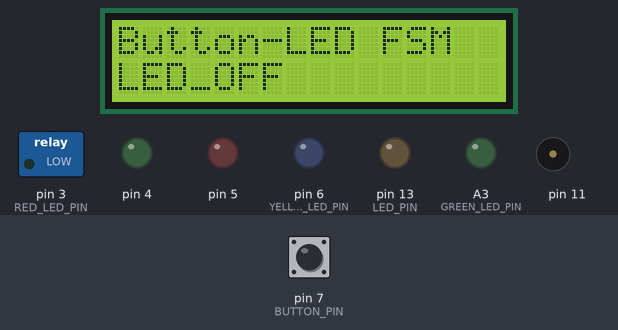
Bench run of a program on a simulated Arduino Mega 2560, built with avr-gcc and run on an emulated ATmega2560. On the bench: 16×2 character LCD, switched loads named in the program (green lamp = pin HIGH), output pins drawn as LEDs (lit = HIGH), buzzer (waves = sounding). Inputs (shaded band) come from the test bench; at power-on: pin 7 (BUTTON_PIN) HIGH. What the program prints to the serial monitor is not drawn.

Above: at 0.9 s.
1.0 s: pin 7 (BUTTON_PIN) pulled LOW for 1 s
At 2.3 s:
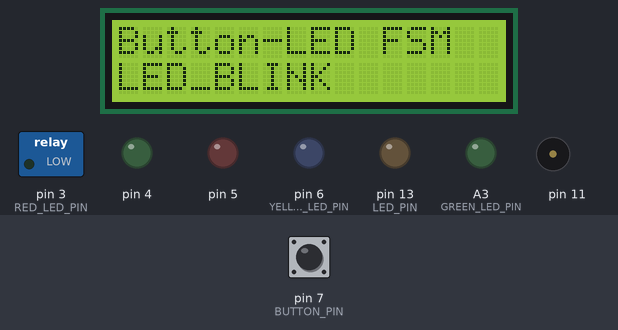
2.6 s: pin 7 (BUTTON_PIN) pulled LOW for 3.2 s
At 7.0 s:
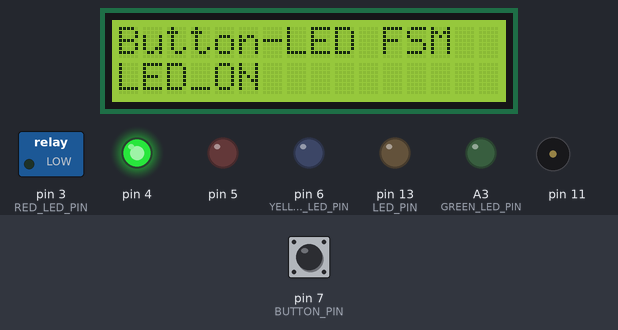
7.5 s: pin 7 (BUTTON_PIN) pulled LOW for 0.15 s
At 7.79 s:
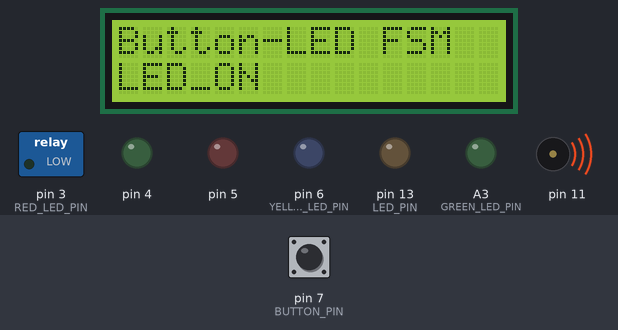
9.3 s: pin 7 (BUTTON_PIN) pulled LOW for 0.15 s
At 9.59 s:
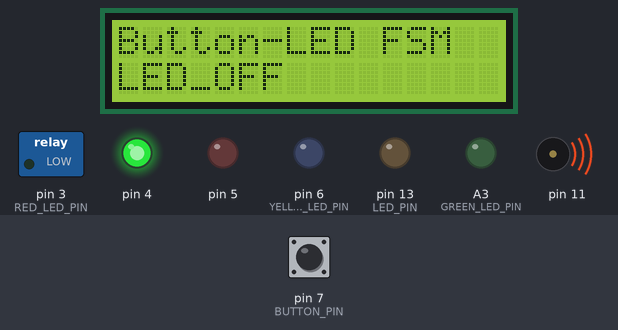
Timing chart, 0 to 12.1 s (numbered marks = the images above; inputs shaded):
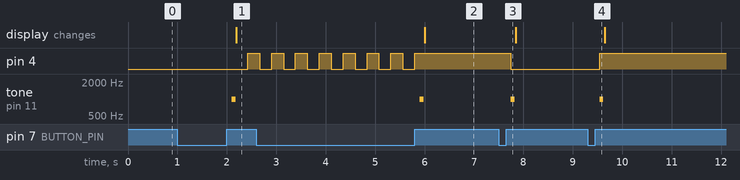

Measured:
- after the input at 1.0 s, pin 4: LOW → HIGH after 1.4 s; tone on pin 11: silent → 1000 Hz after 1.1 s, → silent 0.08 s later; the display: changes after 1.2 s (image 1)
- after the input at 2.6 s, pin 4: goes on until 5.8 s, then stays HIGH; tone on pin 11: silent → 1000 Hz after 3.3 s, → silent 0.08 s later; the display: changes after 3.4 s (image 2)
- after the input at 7.5 s, pin 4: HIGH → LOW after 0.24 s; tone on pin 11: silent → 1000 Hz after 0.24 s, → silent 0.08 s later
- after the input at 9.3 s, pin 4: LOW → HIGH after 0.24 s; tone on pin 11: silent → 1000 Hz after 0.24 s, → silent 0.08 s later

The program:

main.cpp
```cpp
#include <Arduino.h>

#include "Lab1_1/Lab1_1.h"
#include "Lab1_2/Lab1_2.h"
#include "Lab2_1/Lab2_1.h"
#include "Lab2_2/Lab2_2.h"
#include "Lab3_1/Lab3_1.h"
#include "Lab3_2/Lab3_2.h"
#include "Lab4_1/Lab4_1.h"
#include "Lab4_2/Lab4_2.h"
#include "Lab5_1/Lab5_1.h"
#include "Lab5_2/Lab5_2.h"
#include "Lab6_1/Lab6_1.h"

#define ACTIVE_LAB 11

void setup()
{
#if ACTIVE_LAB == 1
    lab11Setup();
#elif ACTIVE_LAB == 2
    lab12Setup();
#elif ACTIVE_LAB == 3
    lab21Setup();
#elif ACTIVE_LAB == 4
    lab22Setup();
#elif ACTIVE_LAB == 5
    lab31Setup();
#elif ACTIVE_LAB == 6
    lab32Setup();
#elif ACTIVE_LAB == 7
    lab41Setup();
#elif ACTIVE_LAB == 8
    lab42Setup();
#elif ACTIVE_LAB == 9
    lab51Setup();
#elif ACTIVE_LAB == 10
    lab52Setup();
#elif ACTIVE_LAB == 11
    lab61Setup();
#endif
}

void loop()
{
#if ACTIVE_LAB == 1
    lab11Loop();
#elif ACTIVE_LAB == 2
    lab12Loop();
#elif ACTIVE_LAB == 3
    lab21Loop();
#elif ACTIVE_LAB == 4
    lab22Loop();
#elif ACTIVE_LAB == 5
    lab31Loop();
#elif ACTIVE_LAB == 6
    lab32Loop();
#elif ACTIVE_LAB == 7
    lab41Loop();
#elif ACTIVE_LAB == 8
    lab42Loop();
#elif ACTIVE_LAB == 9
    lab51Loop();
#elif ACTIVE_LAB == 10
    lab52Loop();
#elif ACTIVE_LAB == 11
    lab61Loop();
#endif
}
```

Debug.h
```cpp
// Debug module lives in lib/Debug/ — this file exists only because
// include/ is resolved before lib/ in PlatformIO's include path.
#pragma once
#include "../lib/Debug/Debug.h"
```

Lab1_1.cpp
```cpp
#include "Lab1_1.h"

#include <Arduino.h>
#include <string.h>
#include <Serial.h>
#include <Led.h>

#define LED_PIN        13
#define CMD_BUFFER_SIZE 20

static Led led(LED_PIN);

void lab11Setup()
{
    serialInit(9600);
    serialPrint("System Ready!");
    serialPrint("Send 'led on' or 'led off'");
}

void lab11Loop()
{
    char command[CMD_BUFFER_SIZE];

    if (serialReadCommand(command, sizeof(command)))
    {
        if (strcmp(command, "led on") == 0)
        {
            led.turnOn();
            serialPrint("LED is now ON");
        }
        else if (strcmp(command, "led off") == 0)
        {
            led.turnOff();
            serialPrint("LED is now OFF");
        }
        else
        {
            serialPrint("Invalid command! Use 'led on' or 'led off'");
        }
    }
}
```

Lab1_1.h
```cpp
#ifndef LAB1_1_H
#define LAB1_1_H

void lab11Setup();
void lab11Loop();

#endif
```

Lab1_2.cpp
```cpp
#include "Lab1_2.h"

#include <Arduino.h>
#include <string.h>
#include <Lcd.h>
#include <KeypadInput.h>
#include <Led.h>
#include <Debug.h>

#define GREEN_LED_PIN A3
#define RED_LED_PIN 3 // A4 and A5 are reserved for I2C (SDA/SCL)
#define CODE_LENGTH 4
#define RESULT_DELAY 2000

static const char secretCode[CODE_LENGTH + 1] = "1234";

static Led greenLed(GREEN_LED_PIN);
static Led redLed(RED_LED_PIN);

void lab12Setup()
{
    dbg.begin(9600);
    dbg.print("[DEBUG] Lab 1.2 starting...");

    lcdInit();
    dbg.print("[DEBUG] LCD initialized");

    keypadInit();
    dbg.print("[DEBUG] Keypad initialized");

    // LED self-test: flash both LEDs once
    dbg.print("[DEBUG] LED self-test: green ON");
    greenLed.turnOn();
    delay(500);
    greenLed.turnOff();

    dbg.print("[DEBUG] LED self-test: red ON");
    redLed.turnOn();
    delay(500);
    redLed.turnOff();

    dbg.print("[DEBUG] Setup done. Waiting for keypad input...");
}

void lab12Loop()
{
    char inputCode[CODE_LENGTH + 1];

    // prompt user
    lcdClear();
    printf("Enter code:");
    lcdSetCursor(0, 1);

    // read exactly CODE_LENGTH keys via STDIO (stdin = keypad), confirm with '#'
    scanf("%4s", inputCode);
    dbg.printVal("[DEBUG] Full code entered: ", inputCode);

    // validate code and show result on LCD
    lcdClear();
    if (strcmp(inputCode, secretCode) == 0)
    {
        dbg.print("[DEBUG] Code VALID -> green LED on");
        printf("Access Granted!");
        greenLed.turnOn();
        redLed.turnOff();
    }
    else
    {
        dbg.print("[DEBUG] Code INVALID -> red LED on");
        printf("Access Denied!");
        greenLed.turnOff();
        redLed.turnOn();
    }

    delay(RESULT_DELAY);
    greenLed.turnOff();
    redLed.turnOff();
}
```

Lab1_2.h
```cpp
#ifndef LAB1_2_H
#define LAB1_2_H

void lab12Setup();
void lab12Loop();

#endif
```

Lab2_1.cpp
```cpp
#include "Lab2_1.h"

#include <Arduino.h>
#include <stdio.h>
#include <Serial.h>
#include <Led.h>
#include <Button.h>
#include <Scheduler.h>
#include <Signals.h>

// Pin assignments
#define GREEN_LED_PIN   4
#define RED_LED_PIN     5
#define YELLOW_LED_PIN  6
#define BUTTON_PIN      7

// Timing / scheduling constants
#define TASK1_REC_MS         50UL
#define TASK2_REC_MS         50UL
#define TASK3_REC_MS         10000UL

#define LED_FEEDBACK_TICKS   10    // 10 * 50 ms = 500 ms feedback window
#define BLINK_HALF_TICKS     2     //  2 * 50 ms = 100 ms half-period
#define SHORT_PRESS_BLINKS   5     // visible blinks for a short press
#define LONG_PRESS_BLINKS    10    // visible blinks for a long press

// LED handles
static Led greenLed(GREEN_LED_PIN);
static Led redLed(RED_LED_PIN);
static Led yellowLed(YELLOW_LED_PIN);

/*
   Task 1 — Button monitoring (recurrence: 50 ms, offset: 0 ms)
   PROVIDER: sig_pressEvent, sig_pressDuration, sig_pressIsShort

   Internal state (statics):
     feedbackTicks — counts down 50 ms ticks until green/red LED turns off
*/
static void task1ButtonMonitor(void)
{
    static int8_t feedbackTicks = 0;

    buttonUpdate();

    // turn off feedback LED after the window expires
    if (feedbackTicks > 0)
    {
        feedbackTicks--;
        if (feedbackTicks == 0)
        {
            greenLed.turnOff();
            redLed.turnOff();
        }
    }

    if (buttonWasPressed())
    {
        sig_pressDuration = buttonGetDuration();
        sig_pressIsShort  = buttonIsShortPress();
        sig_pressEvent    = true;   // consumed and cleared by Task 2

        if (sig_pressIsShort)
        {
            greenLed.turnOn();
            redLed.turnOff();
        }
        else
        {
            redLed.turnOn();
            greenLed.turnOff();
        }

        feedbackTicks = LED_FEEDBACK_TICKS;
    }
}

/*
 Task 2 — Statistics update + yellow LED blink (recurrence: 50 ms, offset: 5 ms)
   CONSUMER of sig_pressEvent from Task 1
   PROVIDER of sig_stat* for Task 3

   Internal state (statics):
     blinkHalfCycles  — total half-cycles remaining (2 per visible blink)
     blinkHalfTicks   — tick countdown for each half-cycle
*/
static void task2StatsAndBlink(void)
{
    static int16_t blinkHalfCycles = 0;  // remaining half-cycles
    static int8_t  blinkHalfTicks  = 0;  // ticks left in current half-cycle

    // consume press event produced by Task 1
    if (sig_pressEvent)
    {
        sig_pressEvent = false;

        sig_statTotal++;
        if (sig_pressIsShort)
        {
            sig_statShort++;
            sig_statShortTotalMs += sig_pressDuration;
            blinkHalfCycles = SHORT_PRESS_BLINKS * 2;
        }
        else
        {
            sig_statLong++;
            sig_statLongTotalMs += sig_pressDuration;
            blinkHalfCycles = LONG_PRESS_BLINKS * 2;
        }

        blinkHalfTicks = BLINK_HALF_TICKS;
        // LED starts OFF — the state machine below drives every half-cycle.
        // With blinkHalfCycles = N*2 and LED starting OFF:
        //   toggle 1: ON  | toggle 2: OFF  | ... | toggle N*2: OFF  -> N clean blinks.
        yellowLed.turnOff();
    }

    // non-blocking blink tick: advance one half-period counter per task call
    if (blinkHalfCycles > 0)
    {
        blinkHalfTicks--;
        if (blinkHalfTicks <= 0)
        {
            blinkHalfTicks = BLINK_HALF_TICKS;

            yellowLed.toggle();
            blinkHalfCycles--;

            if (blinkHalfCycles == 0)
            {
                yellowLed.turnOff();   // ensure LED is off (last toggle may leave it on)
            }
        }
    }
}

/*
Task 3 — Periodic STDIO report (recurrence: 10 000 ms, offset: 10 ms)
   CONSUMER of sig_stat* accumulated by Task 2; resets counters after printing
*/
static void task3Report(void)
{
    uint32_t totalMs = sig_statShortTotalMs + sig_statLongTotalMs;
    uint32_t avgMs   = (sig_statTotal > 0) ? (totalMs / sig_statTotal) : 0;

    printf("\n=== Report (10s) ===\n");
    printf("Total presses : %lu\n",    sig_statTotal);
    printf("Short presses : %lu\n",    sig_statShort);
    printf("Long  presses : %lu\n",    sig_statLong);
    printf("Avg duration  : %lu ms\n", avgMs);
    printf("====================\n");

    // reset counters so the next 10 s interval starts from zero
    sig_statTotal        = 0;
    sig_statShort        = 0;
    sig_statLong         = 0;
    sig_statShortTotalMs = 0;
    sig_statLongTotalMs  = 0;
}

// Scheduler task table
// Only func / recurrence / offset are set here.
// counter and ready are initialised to safe values by schedulerInit().
static Task s_tasks[] = {
    //  func                 recurrence (ms)   offset (ms)  counter  ready
    { task1ButtonMonitor,   TASK1_REC_MS,      0,           0,       false },
    { task2StatsAndBlink,   TASK2_REC_MS,      5,           0,       false },
    { task3Report,          TASK3_REC_MS,      10,          0,       false },
};

// Lab entry points
void lab21Setup(void)
{
    serialInit(9600);   // opens UART, redirects stdout / stdin

    buttonInit(BUTTON_PIN);

    schedulerInit(s_tasks, sizeof(s_tasks) / sizeof(s_tasks[0]));

    printf("Lab 2.1 ready. Press the button!\n");
    printf("T1: ButtonMonitor rec=%lums off=0ms\n",  TASK1_REC_MS);
    printf("T2: StatsAndBlink rec=%lums off=5ms\n",  TASK2_REC_MS);
    printf("T3: Report        rec=%lums off=10ms\n", TASK3_REC_MS);
}

void lab21Loop(void)
{
    schedulerDispatch();
}
```

Lab2_1.h
```cpp
#ifndef LAB2_1_H
#define LAB2_1_H

void lab21Setup();
void lab21Loop();

#endif
```

Lab2_2.cpp
```cpp
#include "Lab2_2.h"

#include <Arduino.h>
#include <stdio.h>
#include <Arduino_FreeRTOS.h>
#include <semphr.h>

#include <Serial.h>
#include <Button.h>
#include <Led.h>
#include <Signals.h>
#include <Stats.h>

// Pin assignments
#define GREEN_LED_PIN 4
#define RED_LED_PIN 5
#define YELLOW_LED_PIN 6
#define BUTTON_PIN 7

// Timing constants
#define TASK1_PERIOD_MS 50UL
#define TASK3_PERIOD_MS 10000UL

#define LED_FEEDBACK_MS 500UL // green / red on-time after press
#define BLINK_HALF_MS 100UL   // yellow half-period (on or off)
#define SHORT_PRESS_BLINKS 5  // number of visible blinks for short press
#define LONG_PRESS_BLINKS 10  // number of visible blinks for long press

// Synchronisation handles
// xPressEvent: binary semaphore - Task 1 gives, Task 2 takes.
// Replaces the volatile sig_pressEvent flag from Lab 2.1.
static SemaphoreHandle_t xPressEvent = NULL;

// LED handles
static Led greenLed(GREEN_LED_PIN);
static Led redLed(RED_LED_PIN);
static Led yellowLed(YELLOW_LED_PIN);

/*
   Task 1 - Button monitoring (sequential, vTaskDelayUntil 50 ms)
   PROVIDER:  writes sig_pressDuration, sig_pressIsShort then gives xPressEvent.
   All writes happen BEFORE xSemaphoreGive so Task 2 reads a consistent snapshot.
*/
static void taskButtonMonitor(void *pvParameters)
{
    (void)pvParameters;

    const TickType_t period = pdMS_TO_TICKS(TASK1_PERIOD_MS);
    TickType_t xLastWakeTime = xTaskGetTickCount();

    // offset = 0 ms for Task 1 (first to run, no delay needed)

    for (;;)
    {
        buttonUpdate();

        if (buttonWasPressed())
        {
            // write signals before giving semaphore (safe: T2 is blocked until give)
            sig_pressDuration = buttonGetDuration();
            sig_pressIsShort = buttonIsShortPress();

            // visual feedback - LED on; Task 1 turns it off after LED_FEEDBACK_MS
            if (sig_pressIsShort)
            {
                greenLed.turnOn();
                redLed.turnOff();
            }
            else
            {
                redLed.turnOn();
                greenLed.turnOff();
            }

            // schedule LED off after feedback window
            vTaskDelay(pdMS_TO_TICKS(LED_FEEDBACK_MS));
            greenLed.turnOff();
            redLed.turnOff();

            // signal Task 2
            xSemaphoreGive(xPressEvent);
        }

        vTaskDelayUntil(&xLastWakeTime, period);
    }
}

/*
   Task 2 - Statistics update + yellow LED blink   (event-driven)
   CONSUMER of xPressEvent from Task 1.
   PRODUCER: calls statsSetPress() (mutex-protected setter).
   Blocks on xSemaphoreTake(portMAX_DELAY) - wakes only when T1 signals.
   Uses vTaskDelay inside blink loop - simple and readable, no state machine
   needed because FreeRTOS yields the CPU during each delay.
*/
static void taskStatsAndBlink(void *pvParameters)
{
    (void)pvParameters;

    for (;;)
    {
        // block indefinitely until Task 1 signals a press event
        if (xSemaphoreTake(xPressEvent, portMAX_DELAY) == pdTRUE)
        {
            // read snapshot written by Task 1 before the Give
            bool isShort = sig_pressIsShort;
            uint32_t duration = sig_pressDuration;

            // update statistics under mutex
            statsSetPress(isShort, duration);

            // yellow LED blink sequence
            int blinks = isShort ? SHORT_PRESS_BLINKS : LONG_PRESS_BLINKS;
            yellowLed.turnOff();
            for (int i = 0; i < blinks * 2; i++)
            {
                yellowLed.toggle();
                vTaskDelay(pdMS_TO_TICKS(BLINK_HALF_MS));
            }
            yellowLed.turnOff();
        }
    }
}

/*
   Task 3 - Periodic report (sequential, vTaskDelayUntil 10 000 ms)
   CONSUMER: calls statsGetAndReset() - reads + zeros counters atomically.
   Reports via printf (STDIO redirected to UART by serialInit).
*/
static void taskReport(void *pvParameters)
{
    (void)pvParameters;

    // offset = 10 ms - ensures T1 fires at least once before first report
    vTaskDelay(pdMS_TO_TICKS(10));

    const TickType_t period = pdMS_TO_TICKS(TASK3_PERIOD_MS);
    TickType_t xLastWakeTime = xTaskGetTickCount();

    for (;;)
    {
        uint32_t total, shortCnt, longCnt, avgMs;
        statsGetAndReset(&total, &shortCnt, &longCnt, &avgMs);

        printf("\n=== Report (10s) ===\n");
        printf("Total presses : %lu\n", total);
        printf("Short presses : %lu\n", shortCnt);
        printf("Long  presses : %lu\n", longCnt);
        printf("Avg duration  : %lu ms\n", avgMs);
        printf("====================\n");

        vTaskDelayUntil(&xLastWakeTime, period);
    }
}

void lab22Setup(void)
{
    serialInit(9600);

    buttonInit(BUTTON_PIN);

    // create mutex inside Stats module and binary semaphore for press events
    statsInit();
    xPressEvent = xSemaphoreCreateBinary();

    // create tasks - all priority 1 (equal) to avoid unwanted preemption
    xTaskCreate(taskButtonMonitor, "T1-Btn", 256, NULL, 1, NULL);
    xTaskCreate(taskStatsAndBlink, "T2-Stats", 256, NULL, 1, NULL);
    xTaskCreate(taskReport, "T3-Rep", 512, NULL, 1, NULL);

    printf("Lab 2.2 ready (FreeRTOS). Press the button!\n");
    printf("T1: ButtonMonitor  period=%lums\n", TASK1_PERIOD_MS);
    printf("T2: StatsAndBlink  event-driven\n");
    printf("T3: Report         period=%lums\n", TASK3_PERIOD_MS);

    // start the RTOS scheduler - never returns
    vTaskStartScheduler();
}

void lab22Loop(void)
{
    // unreachable: vTaskStartScheduler() called in lab22Setup() never returns
}
```

Lab2_2.h
```cpp
#ifndef LAB2_2_H
#define LAB2_2_H

/**
 * @brief Initialise hardware, create FreeRTOS objects and tasks, then start
 * the scheduler.  This function never returns.
 */
void lab22Setup(void);

/**
 * @brief Unused - vTaskStartScheduler() takes over the CPU inside lab22Setup().
 * Provided for symmetry with other labs; loop() in main.cpp calls it but it
 * will never be reached.
 */
void lab22Loop(void);

#endif
```

Lab3_1.h
```cpp
#ifndef LAB3_1_H
#define LAB3_1_H

/**
 * @brief Initialise hardware, create FreeRTOS objects and tasks, then start
 *        the scheduler. This function never returns.
 */
void lab31Setup(void);

/**
 * @brief Unused - vTaskStartScheduler() takes over in lab31Setup().
 *        Provided for symmetry with other labs.
 */
void lab31Loop(void);

#endif
```

Lab3_2.h
```cpp
#ifndef LAB3_2_H
#define LAB3_2_H

/**
 * @brief Initialise hardware, create FreeRTOS objects and tasks, then start
 *        the scheduler. This function never returns.
 */
void lab32Setup(void);

/**
 * @brief Unused - vTaskStartScheduler() takes over in lab32Setup().
 *        Provided for symmetry with other labs.
 */
void lab32Loop(void);

#endif
```

Lab4_1.h
```cpp
#ifndef LAB4_1_H
#define LAB4_1_H

/**
 * @brief Initialise hardware, create FreeRTOS objects and tasks, then start
 *        the scheduler. This function never returns.
 */
void lab41Setup(void);

/**
 * @brief Unused - vTaskStartScheduler() takes over in lab41Setup().
 *        Provided for symmetry with other labs.
 */
void lab41Loop(void);

#endif
```

Lab4_2.h
```cpp
#ifndef LAB4_2_H
#define LAB4_2_H

/**
 * @brief Initialise hardware, create FreeRTOS objects and tasks, then start
 *        the scheduler.  This function never returns.
 *
 * Lab 4.2 — Combined Binary + Analog Actuator Control (Variant C).
 *   T1 : Serial command parser   (50 ms, prio 2)
 *   T2 : Binary relay control    (event-driven, prio 3)
 *   T3 : Analog motor conditioning (50 ms, prio 3)
 *   T4 : LCD + serial display    (500 ms, prio 1)
 */
void lab42Setup(void);

/**
 * @brief Unused — vTaskStartScheduler() takes over in lab42Setup().
 */
void lab42Loop(void);

#endif
```

Lab5_1.h
```cpp
#ifndef LAB5_1_H
#define LAB5_1_H

/**
 * @brief Initialise hardware, create FreeRTOS objects and tasks, then start
 *        the scheduler.  This function never returns.
 *
 * Lab 5.1 — ON-OFF Temperature Control with Hysteresis (Variant A).
 *   T1 : Sensor acquisition      (50 ms,  prio 2)
 *   T2 : ON-OFF controller       (100 ms, prio 3)
 *   T3 : Display + serial plotter(500 ms, prio 1)
 */
void lab51Setup(void);

/**
 * @brief Unused — vTaskStartScheduler() takes over in lab51Setup().
 */
void lab51Loop(void);

#endif
```

Lab5_2.h
```cpp
#ifndef LAB5_2_H
#define LAB5_2_H

/**
 * @brief Initialise hardware, create FreeRTOS objects and tasks, then start
 *        the scheduler.  This function never returns.
 *
 * Lab 5.2 — PID Temperature Control (Variant A).
 *   T1 : Sensor acquisition + command parser  (50 ms,  prio 2)
 *   T2 : PID controller                       (100 ms, prio 3)
 *   T3 : Display + serial plotter             (500 ms, prio 1)
 */
void lab52Setup(void);

/**
 * @brief Unused — vTaskStartScheduler() takes over in lab52Setup().
 */
void lab52Loop(void);

#endif
```

Source omitted: Lab3_1.cpp (7047 bytes), Lab4_1.cpp (7748 bytes), Lab6_1.cpp (7547 bytes), Lab6_1.h (868 bytes)
